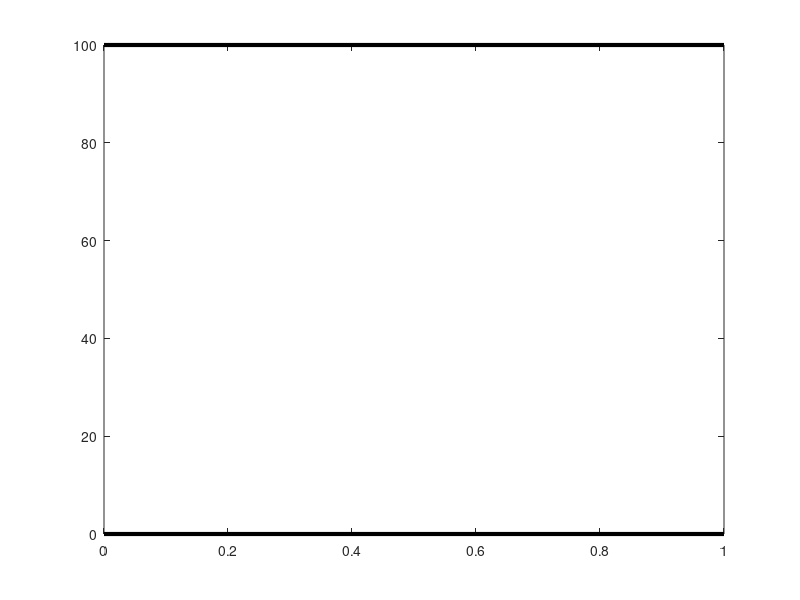

This chart was generated by the following MATLAB code: (Note: this script raises an error after producing the figure.)
function plot_filament()

close all

% fname = cell(num_files,1);

mx = 30;
nf = 1;

nfiles_max = 21;

% Limiters
% 0 - no limiter
% 1 - Minmod
% 2 - Superbee
% 3 - Van Leer
% 4 - Montonized Centered

nolim = true;
withlim = [false, false, false, true];  % Use limiter ID
levels = [true, true, true, true];
uniform = true;
adapt = false;


% ------------- Initial conditions -------------
fname = 'level2_uniform_nolim_t0.dat';
lstr = sprintf('t=0.0');
s = add_to_plot(fname,lstr,nf,'r','.',10,false);
nf = nf+1;

% ------------------ MAXLEVEL=1 ----------------
maxlevel=1;
deg_eff = 90/(mx*2^maxlevel);
sym_color = 'r';


add2plot = nolim & levels(1) & uniform;
fname = 'level1_uniform_nolim_t2.5.dat';
lstr = sprintf('%.2f^o (U,0)',deg_eff);
s(nf) = add_to_plot(fname,lstr,nf,sym_color,'.',30,add2plot);
nf = nf+1;

add2plot = withlim(1) & levels(1) & uniform;
fname = 'level1_uniform_withlim_1_t2.5.dat';
lstr = sprintf('%.2f^o (U,1)',deg_eff);
s(nf) = add_to_plot(fname,lstr,nf,sym_color,'s',10,add2plot);
nf = nf+1;

add2plot = withlim(2) & levels(1) & uniform;
fname = 'level1_uniform_withlim_2_t2.5.dat';
lstr = sprintf('%.2f^o (U,2)',deg_eff);
s(nf) = add_to_plot(fname,lstr,nf,sym_color,'d',10,add2plot);
nf = nf+1;

add2plot = withlim(3) & levels(1)  & uniform; 
fname = 'level1_uniform_withlim_3_t2.5.dat';
lstr = sprintf('%.2f^o (U,3)',deg_eff);
s(nf) = add_to_plot(fname,lstr,nf,sym_color,'*',10,add2plot);
nf = nf+1;

add2plot = withlim(4) & levels(1) & uniform;
fname = 'level1_uniform_withlim_4_t2.5.dat';
lstr = sprintf('%.2f^o (U,4)',deg_eff);
s(nf) = add_to_plot(fname,lstr,nf,sym_color,'v',10,add2plot);
nf = nf+1;

% ------------------ MAXLEVEL=2 ----------------
maxlevel=2;
deg_eff = 90/(mx*2^maxlevel);
sym_color = 'b';

add2plot = nolim & levels(2) & uniform;
fname = 'level2_uniform_nolim_t2.5.dat';
lstr = sprintf('%.2f^o (U,0)',deg_eff);
s(nf) = add_to_plot(fname,lstr,nf,sym_color,'.',30,add2plot);
nf = nf+1;

add2plot = withlim(1) & levels(2) & uniform;
fname = 'level2_uniform_withlim_1_t2.5.dat';
lstr = sprintf('%.2f^o (U,1)',deg_eff);
s(nf) = add_to_plot(fname,lstr,nf,sym_color,'s',10,add2plot);
nf = nf+1;

add2plot = withlim(2) & levels(2) & uniform;
fname = 'level2_uniform_withlim_2_t2.5.dat';
lstr = sprintf('%.2f^o (U,2)',deg_eff);
s(nf) = add_to_plot(fname,lstr,nf,sym_color,'d',10,add2plot);
nf = nf+1;

add2plot = withlim(3) & levels(2) & uniform; 
fname = 'level2_uniform_withlim_3_t2.5.dat';
lstr = sprintf('%.2f^o (U,3)',deg_eff);
s(nf) = add_to_plot(fname,lstr,nf,sym_color,'*',10,add2plot);
nf = nf+1;

add2plot = withlim(4) & levels(2) & uniform;
fname = 'level2_uniform_withlim_4_t2.5.dat';
lstr = sprintf('%.2f^o (U,4)',deg_eff);
s(nf) = add_to_plot(fname,lstr,nf,sym_color,'v',10,add2plot);
nf = nf+1;

% ------------------ MAXLEVEL=3 ----------------
maxlevel=3;
deg_eff = 90/(mx*2^maxlevel);
sym_color = 'g';

add2plot = nolim & levels(3) & uniform;
fname = 'level3_uniform_nolim_t2.5.dat';
lstr = sprintf('%.2f^o (U,0)',deg_eff);
s(nf) = add_to_plot(fname,lstr,nf,sym_color,'.',30,add2plot);
nf = nf+1;

add2plot = withlim(1) & levels(3) & uniform;
fname = 'level3_uniform_withlim_1_t2.5.dat';
lstr = sprintf('%.2f^o (U,1)',deg_eff);
s(nf) = add_to_plot(fname,lstr,nf,sym_color,'s',10,add2plot);
nf = nf+1;

add2plot = withlim(2) & levels(3) & uniform;
fname = 'level3_uniform_withlim_2_t2.5.dat';
lstr = sprintf('%.2f^o (U,2)',deg_eff);
s(nf) = add_to_plot(fname,lstr,nf,sym_color,'d',10,add2plot);
nf = nf+1;

add2plot = withlim(3) & levels(3) & uniform;
fname = 'level3_uniform_withlim_3_t2.5.dat';
lstr = sprintf('%.2f^o (U,3)',deg_eff);
s(nf) = add_to_plot(fname,lstr,nf,sym_color,'*',10,add2plot);
nf = nf+1;

add2plot = withlim(4) & levels(3) & uniform;
fname = 'level3_uniform_withlim_4_t2.5.dat';
lstr = sprintf('%.2f^o (U,4)',deg_eff);
s(nf) = add_to_plot(fname,lstr,nf,sym_color,'v',10,add2plot);
nf = nf+1;

% ------------------ MAXLEVEL=4 ----------------
maxlevel=4;
deg_eff = 90/(mx*2^maxlevel);
sym_color = 'm';

add2plot = nolim  & levels(4) & uniform;
fname = 'level4_uniform_nolim_t2.5.dat';
lstr = sprintf('%.2f^o (U,0)',deg_eff);
s(nf) = add_to_plot(fname,lstr,nf,sym_color,'.',30,add2plot);
nf = nf + 1;

add2plot = withlim(1) & levels(4) & uniform;
fname = 'level4_uniform_withlim_1_t2.5.dat';
lstr = sprintf('%.2f^o (U,1)',deg_eff);
s(nf) = add_to_plot(fname,lstr,nf,sym_color,'s',10,add2plot);
nf = nf + 1;

add2plot = withlim(2) & levels(4) & uniform;
fname = 'level4_uniform_withlim_2_t2.5.dat';
lstr = sprintf('%.2f^o (U,2)',deg_eff);
s(nf) = add_to_plot(fname,lstr,nf,sym_color,'d',10,add2plot);
nf = nf + 1;

add2plot = withlim(3) & levels(4) & uniform;
fname = 'level4_uniform_withlim_3_t2.5.dat';
lstr = sprintf('%.2f^o (U,3)',deg_eff);
s(nf) = add_to_plot(fname,lstr,nf,sym_color,'*',10,add2plot);
nf = nf + 1;

add2plot = withlim(4) & levels(4) & uniform;
fname = 'level4_uniform_withlim_4_t2.5.dat';
lstr = sprintf('%.2f^o (U,4)',deg_eff);
s(nf) = add_to_plot(fname,lstr,nf,sym_color,'v',10,add2plot);
nf = nf + 1;

% -----------------------------------------------

if (nf > nfiles_max+1)
    error('Maxinum number of files exceeded');
end


plot([0 1],[100 100],'k-','linewidth',3);
hold on;
plot([0 1],[0 0],'k-','linewidth',3);

p = zeros(nfiles_max,1);
for i = 1:nfiles_max
    if s(i).add2plot
        fn = s(i).file;
        fprintf('Plotting results for ''%s''\n',fn);
        d = load(fn);
        p(i) = ...
            plot(d(:,1),d(:,2),'color',s(i).color,'marker',...
                s(i).sym,'markersize',s(i).size);
            set(p(i),'linestyle','-','linewidth',1);
        hold on;    
    end
end
set(gca,'xtick',[0:0.1:(1+1e-8)]);
axis([0.1 1 -5 140]);
grid on

m = find(p ~= 0);
lh = legend(p(m),{s(m).lstr},'location','southwest');
set(lh,'fontsize',12);

title('Filament diagnostic (cosine hill)','fontsize',18);
xlabel('Filament threshold','fontsize',16);
set(gca,'fontsize',14);

shg

end

function s = add_to_plot(fname,lstr,n,c,sty,ms,add2plot)

s = struct('file',[],'lstr',[],'n',[],'color',[],'sym',[],...
    'size',[],'add2plot',[]);

s.file = fname;
s.lstr = lstr;
s.n = n;
s.color = c;
s.sym = sty;
s.size = ms;
s.add2plot = add2plot;

end
